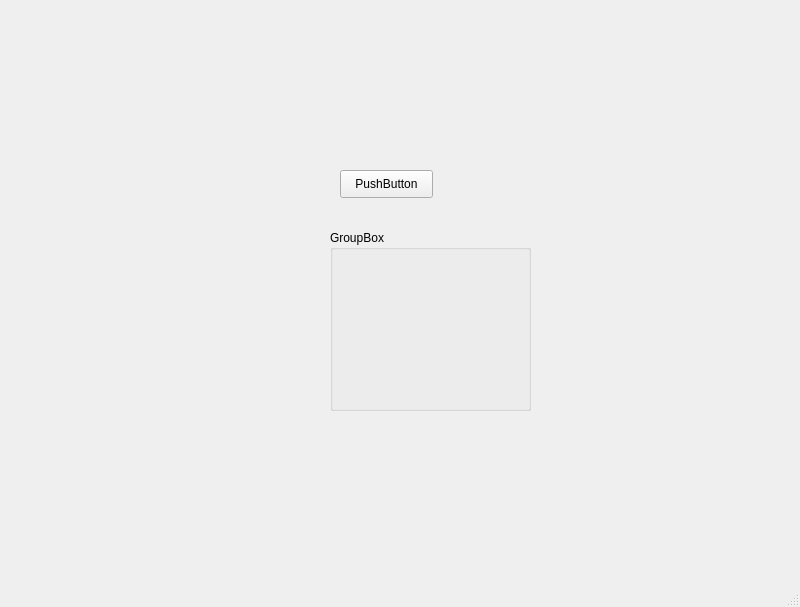
<?xml version="1.0" encoding="UTF-8"?>
<ui version="4.0">
 <class>MainWindow</class>
 <widget class="QMainWindow" name="MainWindow">
  <property name="geometry">
   <rect>
    <x>0</x>
    <y>0</y>
    <width>800</width>
    <height>607</height>
   </rect>
  </property>
  <property name="windowTitle">
   <string>MainWindow</string>
  </property>
  <widget class="QWidget" name="centralwidget">
   <widget class="QGroupBox" name="groupBox">
    <property name="geometry">
     <rect>
      <x>330</x>
      <y>230</y>
      <width>201</width>
      <height>181</height>
     </rect>
    </property>
    <property name="title">
     <string>GroupBox</string>
    </property>
   </widget>
   <widget class="QPushButton" name="pushButton">
    <property name="geometry">
     <rect>
      <x>340</x>
      <y>170</y>
      <width>93</width>
      <height>28</height>
     </rect>
    </property>
    <property name="text">
     <string>PushButton</string>
    </property>
   </widget>
  </widget>
  <widget class="QStatusBar" name="statusbar"/>
 </widget>
 <resources/>
 <connections/>
</ui>
